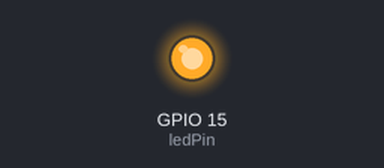
The sketch below on a simulated ESP32. Parts: output pins drawn as LEDs (lit = HIGH).

Above: at 0.3 s.
Timing chart, 0 to 1.8 s (numbered marks = the images above):
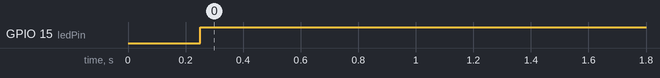

The sketch:

esp32.ino
```cpp
const int ledPin = 15;
int ledState = LOW;
int ledState2 = LOW;
unsigned long previousMillis = 0;

const long interval1 = 500;
const long interval2 = 250;

void setup (){
  pinMode(ledPin,OUTPUT);
  pinMode(15,OUTPUT);
}
void loop(){
  unsigned long currentMillis = millis();
  if(currentMillis - previousMillis >= interval1){
    previousMillis =  currentMillis;
    if(ledState == LOW){
      ledState = HIGH;
    }else{
      ledState = LOW;
    }
    digitalWrite(ledPin,ledState);
  }
  if(currentMillis - previousMillis >= interval2){
    previousMillis =  currentMillis;
    if(ledState2 == LOW){
      ledState = HIGH;
    }else{
      ledState2 = LOW;
    }
    digitalWrite(15,ledState);
  }
}
```

Measured:
- by itself, GPIO 15 (ledPin): LOW → HIGH at 0.25 s
